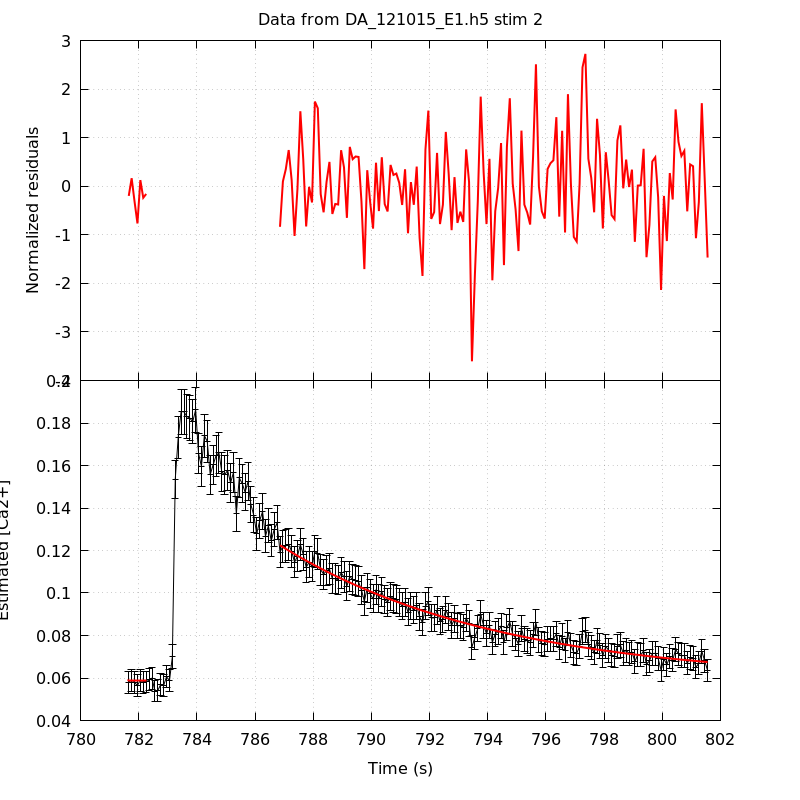

Source code (gnuplot):
unset key
set grid
set multiplot title 'Data from DA_121015_E1.h5 stim 2' noenhanced layout 2,1 margins 0.1,0.9,0.1,0.95 spacing 0,0
set ylabel 'Normalized residuals'
set xtics format ''
plot 'DA_121015_E1_aba_RatioFit_s2' using 1:4 with lines linecolor rgb 'red' linewidth 2
set format x '%g'
set xlabel 'Time (s)'
set ylabel 'Estimated [Ca2+]'
plot 'DA_121015_E1_aba_CaRatio_s2' using 1:2:($3*1.96) with yerrorlines \
     linecolor rgb 'black' linewidth 1,                \
     'DA_121015_E1_aba_RatioFit_s2' using 1:3 with lines linecolor rgb 'red'\
     linewidth 2
unset multiplot
